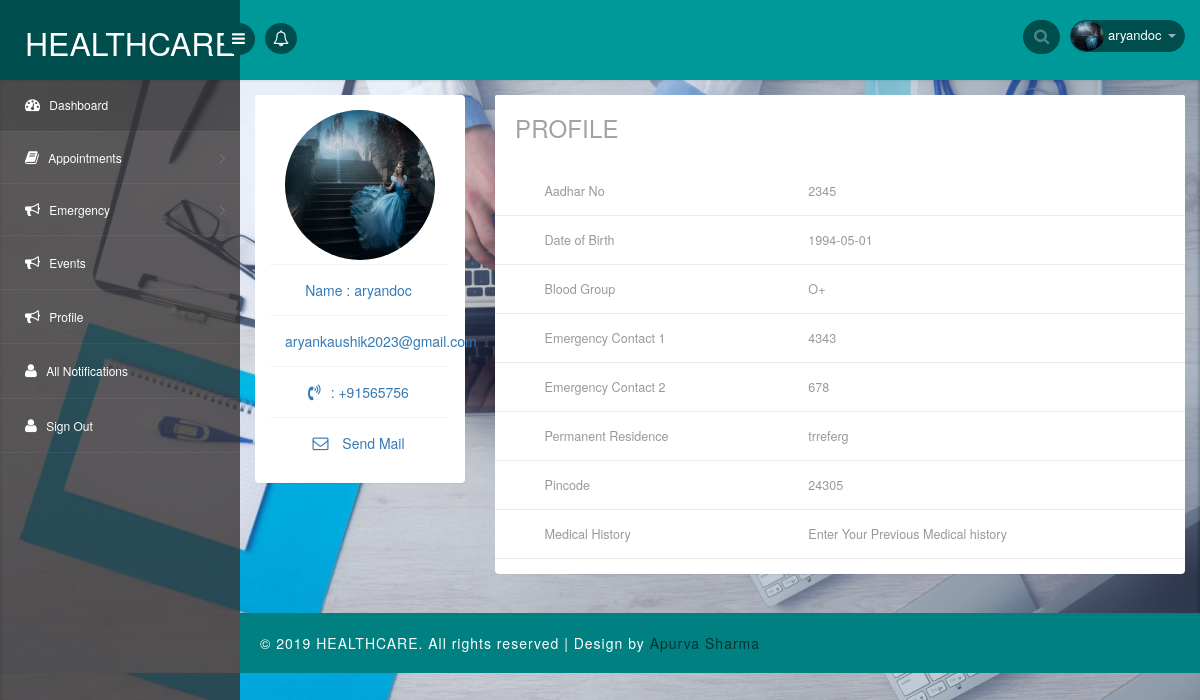
/profile.php (signed in), run on the app's committed database.
### tables this page shows
CREATE TABLE IF NOT EXISTS `users` (
  `id` int(11) NOT NULL AUTO_INCREMENT,
  `username` varchar(100) NOT NULL,
  `email` varchar(255) NOT NULL,
  `password` varchar(255) DEFAULT NULL,
  `phone` varchar(13) DEFAULT NULL,
  `emer1` varchar(13) DEFAULT NULL,
  `emer2` varchar(13) DEFAULT NULL,
  `addr` text,
  `dob` date DEFAULT NULL,
  `avatar` varchar(255) NOT NULL,
  `aadhar` int(11) DEFAULT NULL,
  `hash` varchar(255) NOT NULL,
  `active` int(11) NOT NULL DEFAULT '0',
  `pincode` int(6) DEFAULT NULL,
  `bloodgroup` varchar(3) DEFAULT NULL,
  `medicalHis` text,
  `infoUpdated` int(11) NOT NULL DEFAULT '0',
  `user_type` int(11) NOT NULL,
  PRIMARY KEY (`id`)
);

### profile.php (the view, shortened to what this page needs)
<?php include('includes/header.php') ?>
<?php include("includes/connection.php"); ?>
<section id="main-content">
    <section class="wrapper">
        <div class="mail-w3agile">
        <div class="row">
            <div class="col-sm-3 com-w3ls">
                <section class="panel">
                    <div class="panel-body" style="margin: auto;text-align: center;">
                        <ul class="nav nav-pills nav-stacked mail-nav" style="margin:auto;">
                        <?php
                            $uid = $_SESSION['uid'];
                            $query = "SELECT * FROM users WHERE id={$uid}";
                            $result = mysqli_query($conn,$query);
                            $row = mysqli_fetch_assoc($result);
                        ?>
                            <li style="display: inline-block;margin-right: auto;margin-left: auto;"><img class='' src="images/avatars/<?php echo $row['avatar']?>" alt='profile_img' style="display: block;border-radius: 50%" width='150px' height='150px'></li>
                            <li><a>Name : <?php echo $row['username']?></a></li>
                            <li><a><?php echo $row['email']?></a></li>
                            <li><a><i class="fa fa-volume-control-phone" ></i>: +91<?php echo $row['phone']?></a></li>
                            <li><a href="#"> <i class="fa fa-envelope-o"></i> Send Mail</a></li>
                        </ul>
                    </div>
                </section>
            </div>
            <div class="col-sm-9 mail-w3agile">
                <section class="panel">
                    <header class="panel-heading wht-bg">
                       <h4 class="gen-case">Profile</h4>
                    </header>
                    <div class="panel-body minimal">
                        <div class="table-inbox-wrap ">
                            <table class="table table-inbox table-hover">
                        <tbody>
                        <tr class="">
                            <td class="inbox-small-cells"></i></td>
                            <td class="view-message dont-show">Aadhar No</td>
                            <td class="view-message view-message"><?php echo $row['aadhar']?></td>
                        </tr>
                        <tr class="">
                            <td class="inbox-small-cells"></i></td>
                            <td class="view-message dont-show">Date of Birth</td>
                            <td class="view-message view-message"><?php echo $row['dob']?></td>
                        </tr>
                        <tr class="">
                            <td class="inbox-small-cells"></i></td>
                            <td class="view-message dont-show">Blood Group</td>
                            <td class="view-message view-message"><?php echo $row['bloodgroup']?></td>
                        </tr>
                        <tr class="">
                            <td class="inbox-small-cells"></i></td>
                            <td class="view-message dont-show">Emergency Contact 1</td>
                            <td class="view-message view-message"><?php echo $row['emer1']?></td>
                        </tr>
                        <tr class="">
                            <td class="inbox-small-cells"></i></td>
                            <td class="view-message dont-show">Emergency Contact 2</td>
                            <td class="view-message view-message"><?php echo $row['emer2']?></td>
                        </tr>
                        <tr class="">
                            <td class="inbox-small-cells"></i></td>
                            <td class="view-message dont-show">Permanent Residence</td>
                            <td class="view-message view-message"><?php echo $row['addr']?></td>
                        </tr>
                        <tr class="">
                            <td class="inbox-small-cells"></i></td>
                            <td class="view-message dont-show">Pincode</td>
                            <td class="view-message view-message"><?php echo $row['pincode']?></td>
                        </tr>
                        <tr class="">
                            <td class="inbox-small-cells"></i></td>
                            <td class="view-message dont-show">Medical History</td>
                            <td class="view-message view-message"><?php echo $row['medicalHis']?></td>
                        </tr>
                        </tbody>
                        </table>
                        </div>
                    </div>
                </section>
            </div>
        </div>
        </div>
</section>
<?php include('includes/footer.php') ?>

### includes/header.php (shortened to what this page needs)
<?php include("includes/connection.php"); ?>
<!DOCTYPE html>
<head>
<link rel="stylesheet" href="css/bootstrap.min.css" >
<link href="css/style.css" rel='stylesheet' type='text/css' />
<link href="css/style-responsive.css" rel="stylesheet"/>
<link rel="stylesheet" href="css/font.css" type="text/css"/>
<link href="css/font-awesome.css" rel="stylesheet">
<link rel="stylesheet" href="css/morris.css" type="text/css"/>
<link rel="stylesheet" href="css/monthly.css">
<link rel="stylesheet" href="css/bootstrap.css">
<link rel="stylesheet" href="css/custom.css">
</head>
<body>
<section id="container">
<header class="header fixed-top clearfix">
<div class="brand">
    <a href="home.php" class="logo">HealthCare</a>
    <div class="sidebar-toggle-box">
        <div class="fa fa-bars"></div>
    </div>
</div>
<div class="nav notify-row" id="top_menu">
    <ul class="nav top-menu">
        <li id="header_notification_bar" class="dropdown">
            <a data-toggle="dropdown" class="dropdown-toggle" id="dropdownMenuButton" href="#">
                <i class="fa fa-bell-o"></i>
            </a>
        </li>
    </ul>
</div>
<div class="top-nav clearfix">
    <ul class="nav pull-right top-menu">
        <li>
            <input type="text" class="form-control search" placeholder=" Search">
        </li>
        <?php
            $uid = $_SESSION['uid'];
            $query = "SELECT * FROM users WHERE id={$uid}";
            $result = mysqli_query($conn,$query);
            $row = mysqli_fetch_assoc($result);
        ?>
        <li class="dropdown">
            <a data-toggle="dropdown" class="dropdown-toggle" href="#">
                <img alt="" src="images/avatars/<?php echo $row['avatar']?>" width='30px' height='30px'>
                <span class="username"><?php echo $row['username']?></span>
                <b class="caret"></b>
            </a>
        </li>
    </ul>
</div>
</header>
<aside>
    <div id="sidebar" class="nav-collapse">
        <div class="leftside-navigation">
            <ul class="sidebar-menu" id="nav-accordion">
                <li>
                    <a class="active" href="home.php">
                        <i class="fa fa-dashboard"></i>
                        <span>Dashboard</span>
                    </a>
                </li>
                <li class="sub-menu">
                    <a href="javascript:;">
                        <i class="fa fa-book"></i>
                        <span>Appointments</span>
                    </a>
                </li>
                <li class="sub-menu">
                    <a href="javascript:;">
                        <i class="fa fa-bullhorn"></i>
                        <span>Emergency</span>
                    </a>
                </li>
                <li>
                    <a href="events.php">
                        <i class="fa fa-bullhorn"></i>
                        <span>Events</span>
                    </a>
                </li>
                <li>
                    <a href="profile.php">
                        <i class="fa fa-bullhorn"></i>
                        <span>Profile</span>
                    </a>
                </li>
                <li>
                    <a href="allnotifications.php">
                        <i class="fa fa-user"></i>
                        <span>All Notifications</span>
                    </a>
                </li>
                <li>
                    <a href="signout.php">
                        <i class="fa fa-user"></i>
                        <span>Sign Out</span>
                    </a>
                </li>
            </ul>            </div>
    </div>
</aside>

### includes/footer.php (shortened to what this page needs)
		  <div class="footer">
			<div class="wthree-copyright">
			  <p>© 2019 HEALTHCARE. All rights reserved | Design by <a href="https://github.com/apurva19">Apurva Sharma</a></p>
			</div>
		  </div>
</section>
</section>
</body>
</html>

### data on the page
users: avatar (picture), username "aryandoc", email "aryankaushik2023@gmail.com", phone "565756", aadhar "2345", dob "1994-05-01", bloodgroup "O+", emer1 "4343", emer2 "678", addr "trreferg", pincode "24305", medicalHis "Enter Your Previous Medical history"
